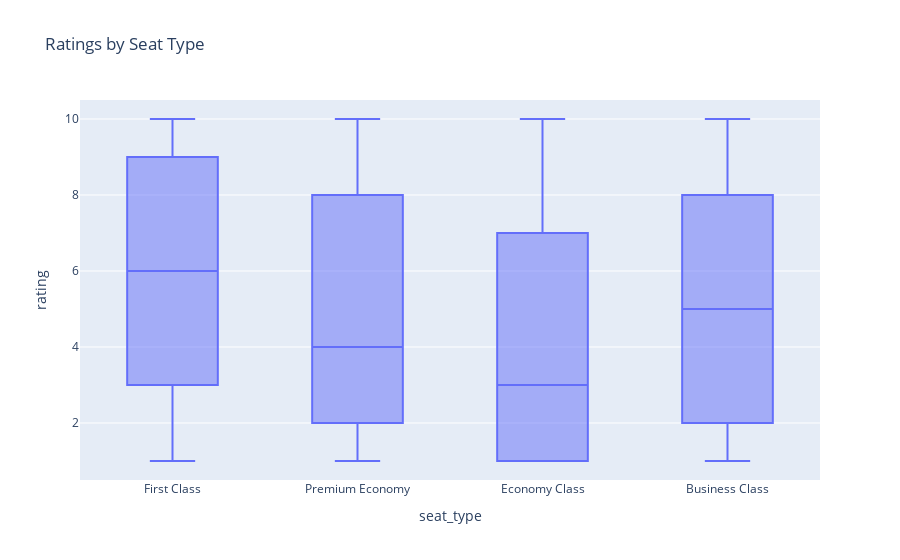

The code cell stored with this chart in its notebook:
### Code cell
# plot ratings by customer type
fig = px.box(reviews_df, x='seat_type', y='rating', title='Ratings by Seat Type')
fig.show()

### Figure 1 — Plotly figure (JSON) as saved in the notebook; plotly's stock layout.template omitted (floating-point values rounded to 4 significant figures; data arrays with more than 128 entries replaced by an {"elided": "..."} marker saying what was removed)
{"data": [{"alignmentgroup": "True", "hovertemplate": "seat_type=%{x}<br>rating=%{y}<extra></extra>", "legendgroup": "", "marker": {"color": "#636efa"}, "name": "", "notched": false, "offsetgroup": "", "orientation": "v", "showlegend": false, "type": "box", "x": {"elided": "3899 str values"}, "x0": " ", "xaxis": "x", "y": {"elided": "3899 int values"}, "y0": " ", "yaxis": "y"}], "layout": {"boxmode": "group", "legend": {"tracegroupgap": 0}, "title": {"text": "Ratings by Seat Type"}, "xaxis": {"anchor": "y", "domain": [0, 1], "title": {"text": "seat_type"}}, "yaxis": {"anchor": "x", "domain": [0, 1], "title": {"text": "rating"}}}}
